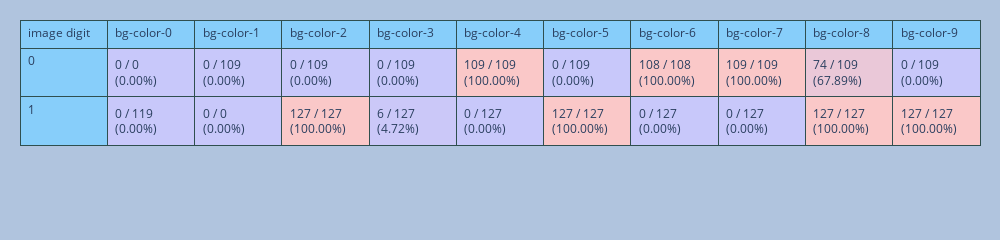
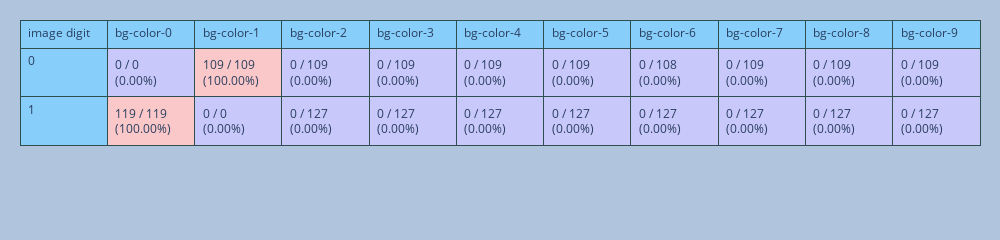
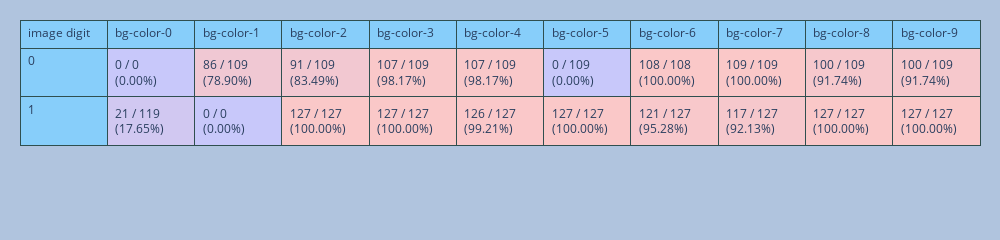
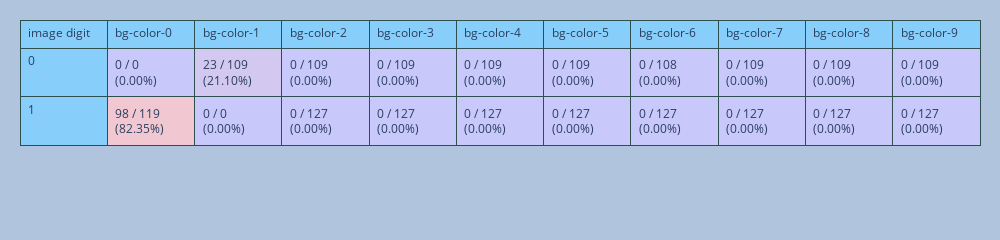

The notebook cell these images were saved under, in order:
### Code cell
DF = lib_analysis.read_problem(Path('.'), '.')

df = DF.sample(1).reset_index(drop=True)

gin.parse_config_file('config.gin')
tf.keras.backend.clear_session()


problem = lib_biased_mnist.BiasedMnistProblem()

in_dist = tf.data.Dataset.from_tensor_slices(
            problem.filter_tensors(*lib_biased_mnist.get_biased_mnist_data("~/.datasets/mnist/", 1.0, train=False))).cache()

oo_dist = tf.data.Dataset.from_tensor_slices(
            problem.filter_tensors(*lib_biased_mnist.get_biased_mnist_data("~/.datasets/mnist/", 0.0, train=False))).cache()

models = problem.models

for im, m in enumerate(models):
    for v in m.trainable_variables:
        w = df['weights'][0][str(im)]
        assert v.name in w
        v.assign(w[v.name])

in_X, in_y, in_y_biased, in_y_hat = process_dataset(in_dist, models)
oo_X, oo_y, oo_y_biased, oo_y_hat = process_dataset(oo_dist, models)

print('On OOD:')
print_statistics(oo_X, oo_y, oo_y_biased, oo_y_hat, print_confusion_matrices=True)

### Figure 1 — Plotly figure (JSON) as saved in the notebook; plotly's stock layout.template omitted (floating-point values rounded to 4 significant figures)
{"data": [{"cells": {"align": "left", "fill": {"color": [["lightskyblue", "lightskyblue"], ["rgb(200.0, 200.0, 250.0)", "rgb(200.0, 200.0, 250.0)"], ["rgb(200.0, 200.0, 250.0)", "rgb(200.0, 200.0, 250.0)"], ["rgb(200.0, 200.0, 250.0)", "rgb(250.0, 200.0, 200.0)"], ["rgb(200.0, 200.0, 250.0)", "rgb(202.5, 200.0, 247.5)"], ["rgb(250.0, 200.0, 200.0)", "rgb(200.0, 200.0, 250.0)"], ["rgb(200.0, 200.0, 250.0)", "rgb(250.0, 200.0, 200.0)"], ["rgb(250.0, 200.0, 200.0)", "rgb(200.0, 200.0, 250.0)"], ["rgb(250.0, 200.0, 200.0)", "rgb(200.0, 200.0, 250.0)"], ["rgb(234.0, 200.0, 216.0)", "rgb(250.0, 200.0, 200.0)"], ["rgb(200.0, 200.0, 250.0)", "rgb(250.0, 200.0, 200.0)"]]}, "line": {"color": "darkslategray"}, "values": [["0", "1"], ["0 / 0 (0.00%)", "0 / 119 (0.00%)"], ["0 / 109 (0.00%)", "0 / 0 (0.00%)"], ["0 / 109 (0.00%)", "127 / 127 (100.00%)"], ["0 / 109 (0.00%)", "6 / 127 (4.72%)"], ["109 / 109 (100.00%)", "0 / 127 (0.00%)"], ["0 / 109 (0.00%)", "127 / 127 (100.00%)"], ["108 / 108 (100.00%)", "0 / 127 (0.00%)"], ["109 / 109 (100.00%)", "0 / 127 (0.00%)"], ["74 / 109 (67.89%)", "127 / 127 (100.00%)"], ["0 / 109 (0.00%)", "127 / 127 (100.00%)"]]}, "header": {"align": "left", "fill": {"color": "lightskyblue"}, "line": {"color": "darkslategray"}, "values": ["image digit", "bg-color-0", "bg-color-1", "bg-color-2", "bg-color-3", "bg-color-4", "bg-color-5", "bg-color-6", "bg-color-7", "bg-color-8", "bg-color-9"]}, "type": "table"}], "layout": {"height": 150, "margin": {"b": 0, "l": 20, "pad": 0, "r": 20, "t": 20}, "paper_bgcolor": "LightSteelBlue", "width": 1000, "yaxis": {"automargin": true}}}

### Figure 2 — Plotly figure (JSON) as saved in the notebook; plotly's stock layout.template omitted (floating-point values rounded to 4 significant figures)
{"data": [{"cells": {"align": "left", "fill": {"color": [["lightskyblue", "lightskyblue"], ["rgb(200.0, 200.0, 250.0)", "rgb(250.0, 200.0, 200.0)"], ["rgb(250.0, 200.0, 200.0)", "rgb(200.0, 200.0, 250.0)"], ["rgb(200.0, 200.0, 250.0)", "rgb(200.0, 200.0, 250.0)"], ["rgb(200.0, 200.0, 250.0)", "rgb(200.0, 200.0, 250.0)"], ["rgb(200.0, 200.0, 250.0)", "rgb(200.0, 200.0, 250.0)"], ["rgb(200.0, 200.0, 250.0)", "rgb(200.0, 200.0, 250.0)"], ["rgb(200.0, 200.0, 250.0)", "rgb(200.0, 200.0, 250.0)"], ["rgb(200.0, 200.0, 250.0)", "rgb(200.0, 200.0, 250.0)"], ["rgb(200.0, 200.0, 250.0)", "rgb(200.0, 200.0, 250.0)"], ["rgb(200.0, 200.0, 250.0)", "rgb(200.0, 200.0, 250.0)"]]}, "line": {"color": "darkslategray"}, "values": [["0", "1"], ["0 / 0 (0.00%)", "119 / 119 (100.00%)"], ["109 / 109 (100.00%)", "0 / 0 (0.00%)"], ["0 / 109 (0.00%)", "0 / 127 (0.00%)"], ["0 / 109 (0.00%)", "0 / 127 (0.00%)"], ["0 / 109 (0.00%)", "0 / 127 (0.00%)"], ["0 / 109 (0.00%)", "0 / 127 (0.00%)"], ["0 / 108 (0.00%)", "0 / 127 (0.00%)"], ["0 / 109 (0.00%)", "0 / 127 (0.00%)"], ["0 / 109 (0.00%)", "0 / 127 (0.00%)"], ["0 / 109 (0.00%)", "0 / 127 (0.00%)"]]}, "header": {"align": "left", "fill": {"color": "lightskyblue"}, "line": {"color": "darkslategray"}, "values": ["image digit", "bg-color-0", "bg-color-1", "bg-color-2", "bg-color-3", "bg-color-4", "bg-color-5", "bg-color-6", "bg-color-7", "bg-color-8", "bg-color-9"]}, "type": "table"}], "layout": {"height": 150, "margin": {"b": 0, "l": 20, "pad": 0, "r": 20, "t": 20}, "paper_bgcolor": "LightSteelBlue", "width": 1000, "yaxis": {"automargin": true}}}

### Figure 3 — Plotly figure (JSON) as saved in the notebook; plotly's stock layout.template omitted (floating-point values rounded to 4 significant figures)
{"data": [{"cells": {"align": "left", "fill": {"color": [["lightskyblue", "lightskyblue"], ["rgb(200.0, 200.0, 250.0)", "rgb(209.0, 200.0, 241.0)"], ["rgb(239.5, 200.0, 210.5)", "rgb(200.0, 200.0, 250.0)"], ["rgb(241.5, 200.0, 208.5)", "rgb(250.0, 200.0, 200.0)"], ["rgb(249.0, 200.0, 201.0)", "rgb(250.0, 200.0, 200.0)"], ["rgb(249.0, 200.0, 201.0)", "rgb(249.5, 200.0, 200.5)"], ["rgb(200.0, 200.0, 250.0)", "rgb(250.0, 200.0, 200.0)"], ["rgb(250.0, 200.0, 200.0)", "rgb(247.5, 200.0, 202.5)"], ["rgb(250.0, 200.0, 200.0)", "rgb(246.0, 200.0, 204.0)"], ["rgb(246.0, 200.0, 204.0)", "rgb(250.0, 200.0, 200.0)"], ["rgb(246.0, 200.0, 204.0)", "rgb(250.0, 200.0, 200.0)"]]}, "line": {"color": "darkslategray"}, "values": [["0", "1"], ["0 / 0 (0.00%)", "21 / 119 (17.65%)"], ["86 / 109 (78.90%)", "0 / 0 (0.00%)"], ["91 / 109 (83.49%)", "127 / 127 (100.00%)"], ["107 / 109 (98.17%)", "127 / 127 (100.00%)"], ["107 / 109 (98.17%)", "126 / 127 (99.21%)"], ["0 / 109 (0.00%)", "127 / 127 (100.00%)"], ["108 / 108 (100.00%)", "121 / 127 (95.28%)"], ["109 / 109 (100.00%)", "117 / 127 (92.13%)"], ["100 / 109 (91.74%)", "127 / 127 (100.00%)"], ["100 / 109 (91.74%)", "127 / 127 (100.00%)"]]}, "header": {"align": "left", "fill": {"color": "lightskyblue"}, "line": {"color": "darkslategray"}, "values": ["image digit", "bg-color-0", "bg-color-1", "bg-color-2", "bg-color-3", "bg-color-4", "bg-color-5", "bg-color-6", "bg-color-7", "bg-color-8", "bg-color-9"]}, "type": "table"}], "layout": {"height": 150, "margin": {"b": 0, "l": 20, "pad": 0, "r": 20, "t": 20}, "paper_bgcolor": "LightSteelBlue", "width": 1000, "yaxis": {"automargin": true}}}

### Figure 4 — Plotly figure (JSON) as saved in the notebook; plotly's stock layout.template omitted (floating-point values rounded to 4 significant figures)
{"data": [{"cells": {"align": "left", "fill": {"color": [["lightskyblue", "lightskyblue"], ["rgb(200.0, 200.0, 250.0)", "rgb(241.0, 200.0, 209.0)"], ["rgb(210.5, 200.0, 239.5)", "rgb(200.0, 200.0, 250.0)"], ["rgb(200.0, 200.0, 250.0)", "rgb(200.0, 200.0, 250.0)"], ["rgb(200.0, 200.0, 250.0)", "rgb(200.0, 200.0, 250.0)"], ["rgb(200.0, 200.0, 250.0)", "rgb(200.0, 200.0, 250.0)"], ["rgb(200.0, 200.0, 250.0)", "rgb(200.0, 200.0, 250.0)"], ["rgb(200.0, 200.0, 250.0)", "rgb(200.0, 200.0, 250.0)"], ["rgb(200.0, 200.0, 250.0)", "rgb(200.0, 200.0, 250.0)"], ["rgb(200.0, 200.0, 250.0)", "rgb(200.0, 200.0, 250.0)"], ["rgb(200.0, 200.0, 250.0)", "rgb(200.0, 200.0, 250.0)"]]}, "line": {"color": "darkslategray"}, "values": [["0", "1"], ["0 / 0 (0.00%)", "98 / 119 (82.35%)"], ["23 / 109 (21.10%)", "0 / 0 (0.00%)"], ["0 / 109 (0.00%)", "0 / 127 (0.00%)"], ["0 / 109 (0.00%)", "0 / 127 (0.00%)"], ["0 / 109 (0.00%)", "0 / 127 (0.00%)"], ["0 / 109 (0.00%)", "0 / 127 (0.00%)"], ["0 / 108 (0.00%)", "0 / 127 (0.00%)"], ["0 / 109 (0.00%)", "0 / 127 (0.00%)"], ["0 / 109 (0.00%)", "0 / 127 (0.00%)"], ["0 / 109 (0.00%)", "0 / 127 (0.00%)"]]}, "header": {"align": "left", "fill": {"color": "lightskyblue"}, "line": {"color": "darkslategray"}, "values": ["image digit", "bg-color-0", "bg-color-1", "bg-color-2", "bg-color-3", "bg-color-4", "bg-color-5", "bg-color-6", "bg-color-7", "bg-color-8", "bg-color-9"]}, "type": "table"}], "layout": {"height": 150, "margin": {"b": 0, "l": 20, "pad": 0, "r": 20, "t": 20}, "paper_bgcolor": "LightSteelBlue", "width": 1000, "yaxis": {"automargin": true}}}
